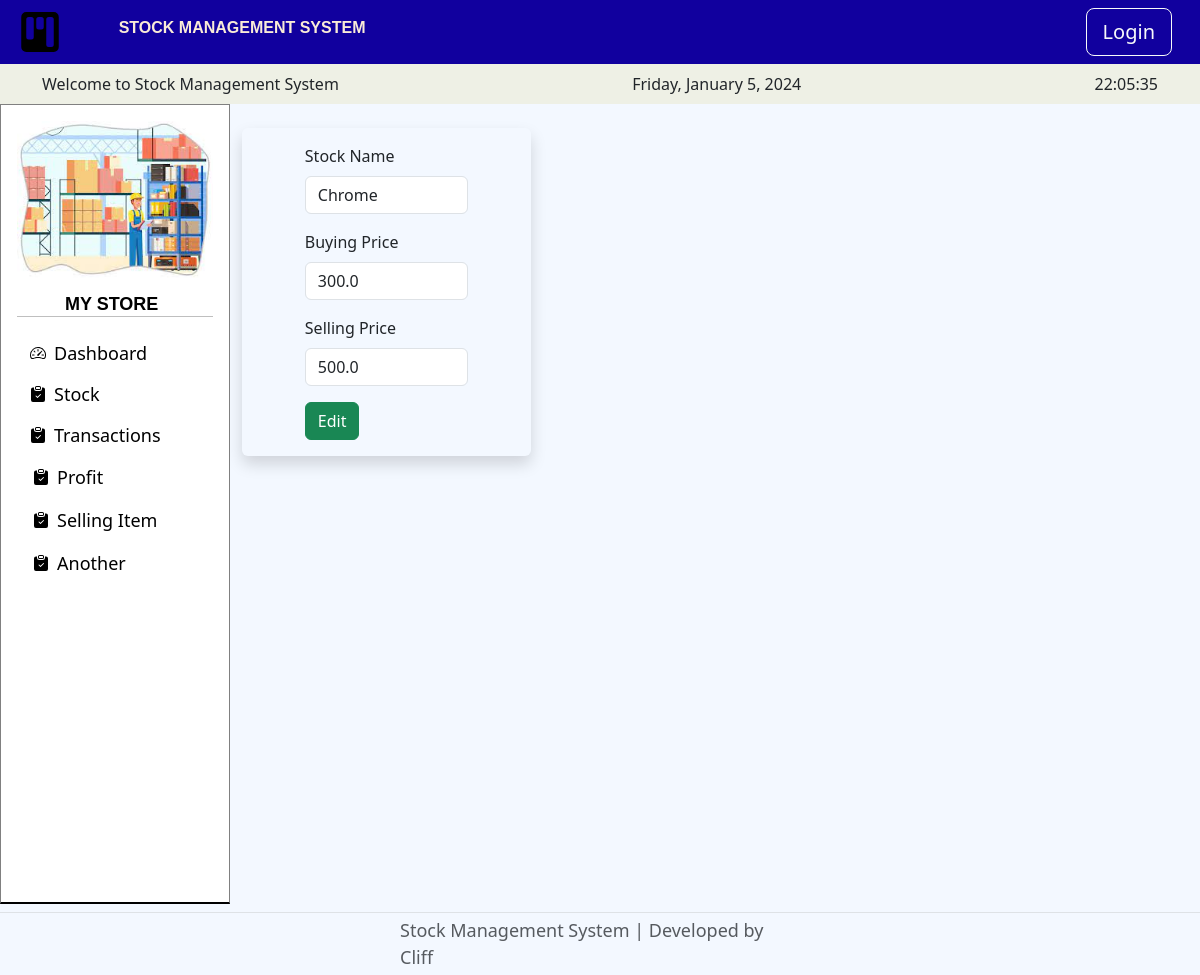
The app's page /edit/1, older data.
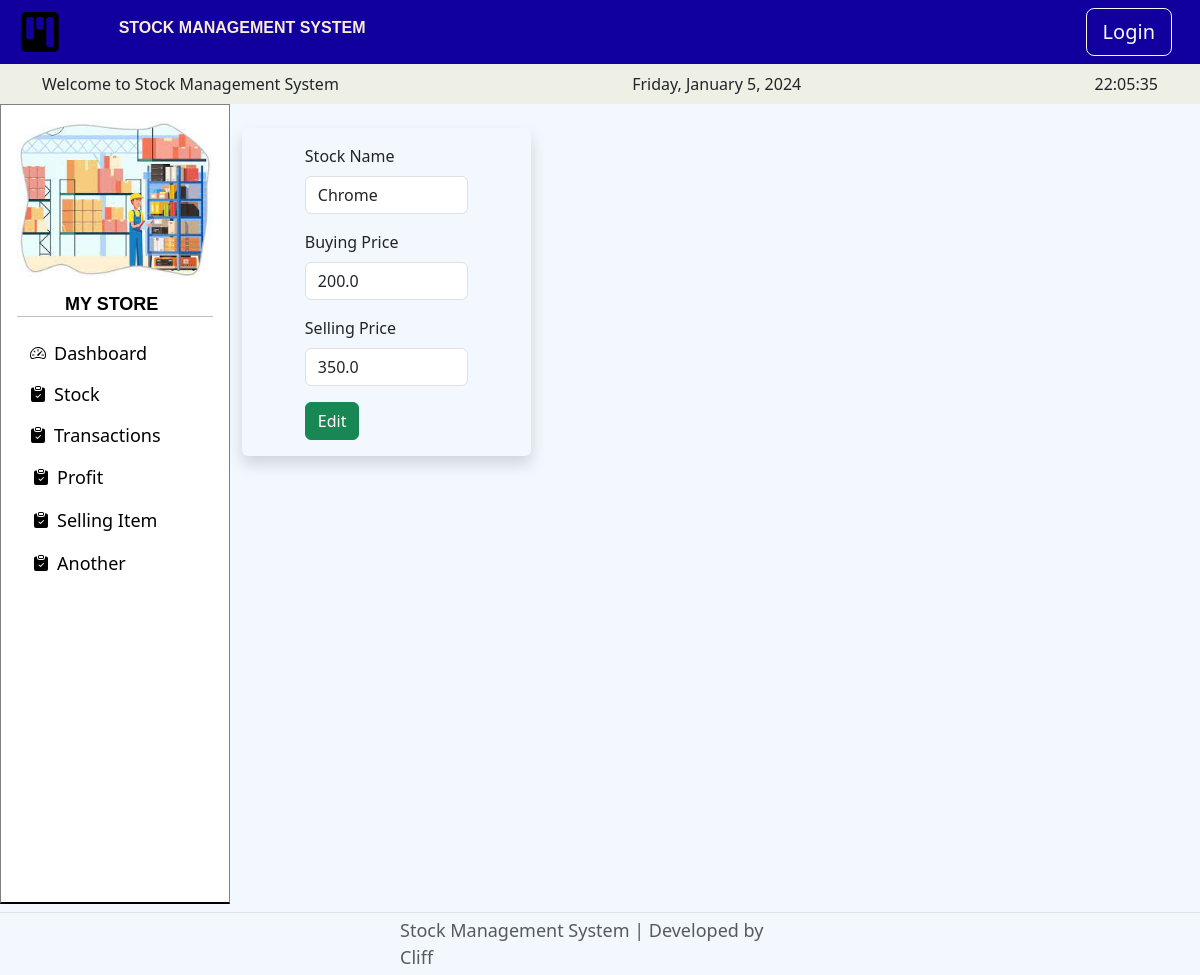
The same page, newer data.
### main.py (models this page shows)
class Stock(db.Model):
    __tablename__ = "stock"
    id = db.Column(db.Integer, primary_key=True)
    item_name = db.Column(db.String(100), unique=True, nullable=False)
    item_quantity = db.Column(db.Integer, nullable=False)
    buying_price = db.Column(db.Float, nullable=False)
    selling_price = db.Column(db.Float, nullable=False)
    transactions = db.relationship("Transactions", back_populates="itemname", cascade="all, delete-orphan")

### main.py (the view)
@app.route("/edit/<int:stock_id>", methods=['POST', 'GET'])
def edit(stock_id):
    stock_to_edit = db.get_or_404(Stock, stock_id)
    edit_form = EditForm(
        item_name=stock_to_edit.item_name,
        buying_price=stock_to_edit.buying_price,
        selling_price=stock_to_edit.selling_price
    )
    if request.method == "POST":
        new_b_price = float(edit_form.buying_price.data)
        new_s_price = float(edit_form.selling_price.data)
        stock_manager.update_item_b_price(stock_to_edit.item_name, new_b_price)
        stock_manager.update_item_s_price(stock_to_edit.item_name, new_s_price)
        return redirect(url_for('stock'))
    return render_template('edit.html', form=edit_form)

### forms.py
class EditForm(FlaskForm):
    item_name = StringField(label="Stock Name", validators=[DataRequired()])
    buying_price = FloatField(label="Buying Price", validators=[DataRequired()])
    selling_price = FloatField(label="Selling Price", validators=[DataRequired()])
    submit = SubmitField("Edit")

### templates/edit.html
{% from "bootstrap5/form.html" import render_form %}
{% extends 'index.html' %}
{% block content %}
<main class="mb-4">
    <div class="container bordered rounded shadow my-4 p-3">
      <div class="row">
        <div class="col-lg-8 col-md-10 mx-auto">
          {{ render_form(form, novalidate=True, button_map={"submit": "success"}) }}
        </div>
      </div>
    </div>
  </main>
{% endblock %}

Row changes from the older to the newer data that the page shows:
changed Stock "Chrome": buying_price "300.0" → "200.0"; selling_price "500.0" → "350.0"
